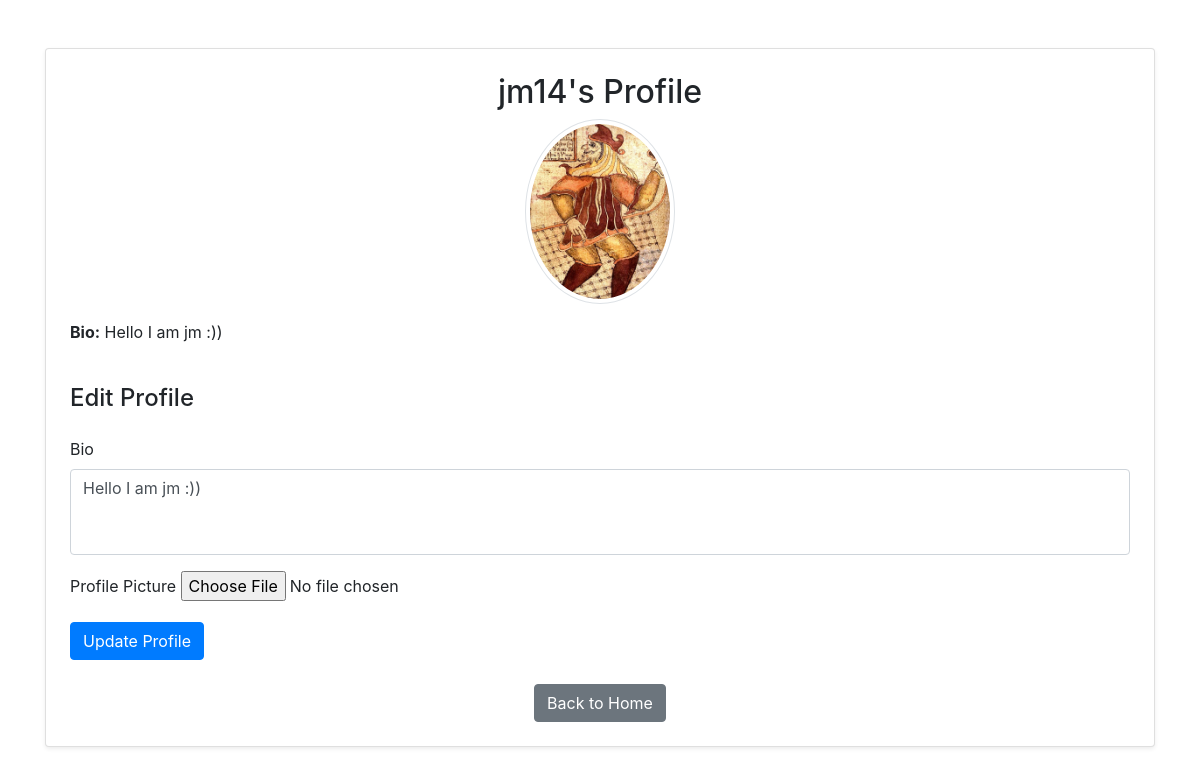
Screenshot of /profile/ (signed in) with the database file from the repository.
### social/models.py (models this page shows, shortened)
class Profile(models.Model):
    user = models.OneToOneField(User, on_delete=models.CASCADE)
    bio = models.TextField(blank=True)
    profile_picture = models.ImageField(upload_to='profile_pics/', blank=True, default='profile_pics/default.jpg')

### social/views.py (the view)
# urls.py: path('profile/', views.profile, name='profile'), # Profile URL
@login_required
def profile(request, username=None):
    if username:
        user = get_object_or_404(User, username=username)
        profile, created = Profile.objects.get_or_create(user=user)
        is_own_profile = (user == request.user)  # Check if it's the logged-in user's profile
    else:
        user = request.user
        profile, created = Profile.objects.get_or_create(user=user)
        is_own_profile = True
    if is_own_profile and request.method == 'POST':
        form = ProfileForm(request.POST, request.FILES, instance=profile)
        if form.is_valid():
            form.save()
            return redirect('profile', username=user.username)  # Reload the updated profile page
    else:
        form = ProfileForm(instance=profile) if is_own_profile else None  # Only allow editing if it's their own profile
    friendship_exists = Friendship.objects.filter(user=request.user, friend=user, accepted=True).exists()
    reverse_friendship_exists = Friendship.objects.filter(user=user, friend=request.user, accepted=True).exists()
    return render(request, 'social/profile.html', {
        'profile': profile,
        'user_profile': user,
        'form': form,
        'is_own_profile': is_own_profile,
        'friendship_exists': friendship_exists,
        'reverse_friendship_exists': reverse_friendship_exists
    })

### social/forms.py
class ProfileForm(forms.ModelForm):
    class Meta:
        model = Profile
        fields = ['bio', 'profile_picture']
        widgets = {
            'profile_picture': forms.FileInput(),
            'bio': forms.Textarea(attrs={'class': 'form-control', 'rows': 3, 'style': 'resize: none;'}),
        }

### social/templates/social/profile.html (shortened to what this page needs)
<!DOCTYPE html>
<html lang="en">
<head>
    <link rel="stylesheet" href="https://stackpath.bootstrapcdn.com/bootstrap/4.5.2/css/bootstrap.min.css">
</head>
<body>
    <div class="container mt-5">
        <div class="card p-4 shadow-sm">
            <h2 class="text-center">{{ user_profile.username }}'s Profile</h2>
            <div class="text-center">
                <img src="{{ profile.profile_picture.url }}" alt="Profile Picture" class="rounded-circle img-thumbnail" width="150" height="150">
            </div>
            <div class="mt-3">
                <p><strong>Bio:</strong> {{ profile.bio }}</p>
            </div>
            {% if is_own_profile %}
                <h4 class="mt-4">Edit Profile</h4>
                <form method="post" enctype="multipart/form-data" class="mt-3">
                    <div class="form-group">
                        <label for="id_bio">Bio</label>
                        {{ form.bio }}
                    </div>
                    <div class="form-group">
                        <label for="id_profile_picture">Profile Picture</label>
                        {{ form.profile_picture }}
                    </div>
                    <button type="submit" class="btn btn-primary">Update Profile</button>
                </form>
            {% endif %}
            <div class="text-center mt-4">
                <a href="{% url 'home' %}" class="btn btn-secondary">Back to Home</a>
            </div>
        </div>
    </div>
</body>
</html>

### rows the page displays
Profile: profile_picture (picture), bio "Hello I am jm :))"

### other values shown
{{ user_profile.username }} "jm14"
